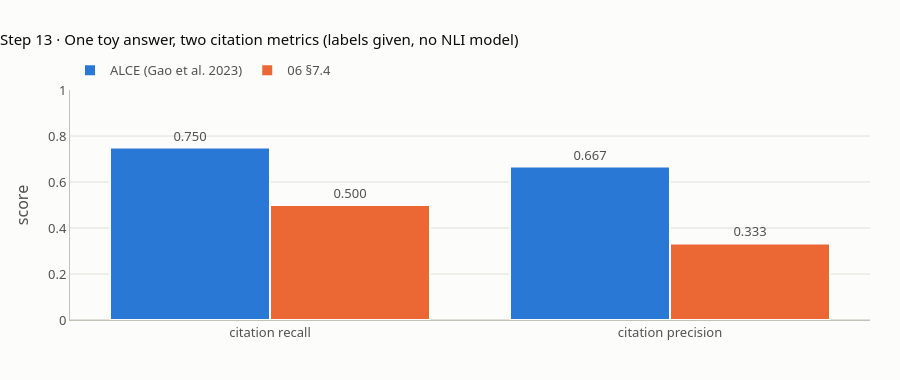

Notebook source saved alongside this figure:
### Markdown cell above
## Step 13 (Full) · Citation recall and precision: ALCE vs 06

**What this rebuilds** (K7). One *toy* answer of four statements with **given** support labels (no NLI model is run), scored two ways: ALCE (Gao et al. 2023, §3.3), where citations are judged together and a citation is "irrelevant" only if it fails alone and the others still support the statement; and the simpler 06 §7.4 rule, where each citation must support its sentence alone. Notice: s2 needs both its citations together, so ALCE counts it and 06 does not; the two metrics give different numbers on the same answer, so a report must say which one it uses.

### Code cell
# statement -> (citations, do ALL cited passages together support it, per citation: supports alone,
#               per citation: do the OTHER citations still support it without this one). Labels are GIVEN (toy).
STMTS = [
    ("s1 'Temperatures have risen about 1.2 C since the late 19th century'", ["climate:3"], True,
     {"climate:3": True}, {"climate:3": False}),
    ("s2 'Temperatures have risen about 1.2 C, and the Paris Agreement aims for well below 2 C'",
     ["climate:3", "climate:10"], True, {"climate:3": False, "climate:10": False},
     {"climate:3": False, "climate:10": False}),
    ("s3 'The Paris Agreement was adopted in 2015'", ["climate:10", "climate:23"], True,
     {"climate:10": True, "climate:23": False}, {"climate:10": False, "climate:23": True}),
    ("s4 'The IPCC was established in 1988'", ["climate:1"], False, {"climate:1": False}, {"climate:1": False}),
]
check("Step 13: STMTS fingerprint (K12)", fp([[s[0], s[1], s[2], s[3], s[4]] for s in STMTS]), "d99bfa90ca3fd849")


def alce(stmts):
    """ALCE §3.3: recall 1 if the statement has citations and their concatenation entails it. A citation is
    irrelevant if it does not support alone AND the remaining citations still support the statement; precision =
    share of citations that are not irrelevant, counted only on statements with recall 1."""
    rec, prec_hits, n_cit = [], 0, 0
    for _, cits, joint, alone, without in stmts:
        r = int(bool(cits) and joint)
        rec.append(r)
        for c in cits:
            n_cit += 1
            irrelevant = (not alone[c]) and without[c]
            prec_hits += int(r == 1 and not irrelevant)
    return sum(rec) / len(rec), prec_hits / n_cit, rec


def plan06(stmts):
    """06 §7.4: recall = sentences with >= 1 supporting citation; precision = citations that support their sentence."""
    rec = [int(any(alone[c] for c in cits)) for _, cits, _, alone, _ in stmts]
    sup = sum(alone[c] for _, cits, _, alone, _ in stmts for c in cits)
    n_cit = sum(len(cits) for _, cits, _, _, _ in stmts)
    return sum(rec) / len(rec), sup / n_cit, rec


ar, ap, arv = alce(STMTS)
pr, pp, prv = plan06(STMTS)
check("Step 13: per-statement recall, ALCE and 06 (K7)", [arv, prv], [[1, 1, 1, 0], [1, 0, 1, 0]])
check("Step 13: ALCE citation recall, precision (K7)", [ar, ap], [0.750, 0.667], 5e-4)
check("Step 13: 06 §7.4 citation recall, precision (K7)", [pr, pp], [0.500, 0.333], 5e-4)

fig = go.Figure()
for name, vals, colour in (("ALCE (Gao et al. 2023)", [ar, ap], BLUE), ("06 §7.4", [pr, pp], ORANGE)):
    fig.add_bar(x=["citation recall", "citation precision"], y=[round(v, 3) for v in vals], name=name,
                marker=dict(color=colour, line=dict(width=2, color=SURFACE)), text=[f"{v:.3f}" for v in vals],
                textposition="outside", hovertemplate=f"{name}, %{{x}}: %{{y}}<extra></extra>")
fig.update_layout(title="Step 13 · One toy answer, two citation metrics (labels given, no NLI model)", barmode="group",
                  height=380, yaxis=dict(range=[0, 1], title="score"))
fig.show()

### Figure 1 — Plotly figure (JSON) as saved in the notebook; plotly's stock layout.template omitted (floating-point values rounded to 4 significant figures)
{"data": [{"hovertemplate": "ALCE (Gao et al. 2023), %{x}: %{y}<extra></extra>", "marker": {"color": "#2a78d6", "line": {"color": "#fcfcfb", "width": 2}}, "name": "ALCE (Gao et al. 2023)", "text": ["0.750", "0.667"], "textposition": "outside", "x": ["citation recall", "citation precision"], "y": [0.75, 0.667], "type": "bar"}, {"hovertemplate": "06 §7.4, %{x}: %{y}<extra></extra>", "marker": {"color": "#eb6834", "line": {"color": "#fcfcfb", "width": 2}}, "name": "06 §7.4", "text": ["0.500", "0.333"], "textposition": "outside", "x": ["citation recall", "citation precision"], "y": [0.5, 0.333], "type": "bar"}], "layout": {"yaxis": {"range": [0, 1], "title": {"text": "score"}}, "title": {"text": "Step 13 · One toy answer, two citation metrics (labels given, no NLI model)"}, "barmode": "group", "height": 380}}
